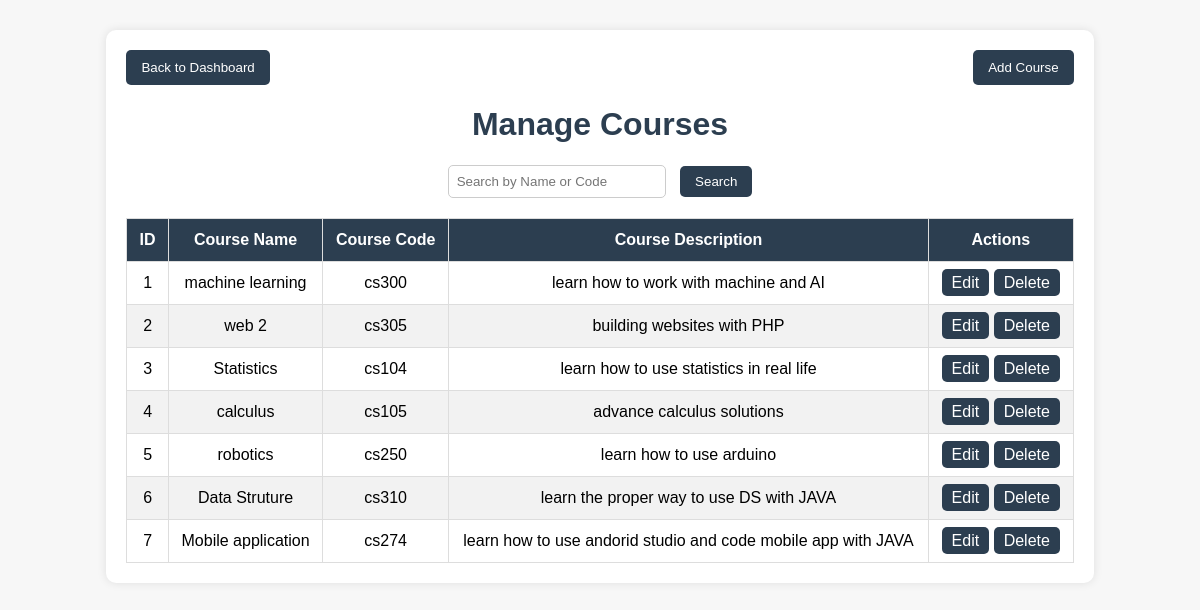
/admin/courses_logic_admin/manage_courses.php (signed in), run on the app's committed database.
### tables this page shows
CREATE TABLE `courses` (
  `id` int(11) NOT NULL,
  `course_name` varchar(255) NOT NULL,
  `course_code` varchar(20) NOT NULL,
  `course_description` text DEFAULT NULL
);

### admin/courses_logic_admin/manage_courses.php (the view, shortened to what this page needs)
<?php
include('../../includes/db.php');
$search_query = "";
if (isset($_GET['search']) && !empty($_GET['search'])) {
    $search_query = $_GET['search'];
    $stmt = $conn->prepare("SELECT * FROM courses WHERE course_name LIKE ? OR course_code LIKE ?");
    $search_term = "%$search_query%";
    $stmt->bind_param("ss", $search_term, $search_term);
} else {
    $stmt = $conn->prepare("SELECT * FROM courses");
}
$stmt->execute();
$result = $stmt->get_result();
?>
<!DOCTYPE html>
<html lang="en">
<head>
</head>
<body>
    <div class="container">
        <div class="btn-container">
            <a href="../admin_dashboard.php"><button>Back to Dashboard</button></a>
            <a href="add_courses.php"><button>Add Course</button></a>
        </div>
        <h1>Manage Courses</h1>
        <div class="search-form">
            <form method="GET">
                <input type="text" name="search" placeholder="Search by Name or Code" value="<?php echo $search_query; ?>">
                <button type="submit">Search</button>
            </form>
        </div>
        <table>
            <thead>
                <tr>
                    <th>ID</th>
                    <th>Course Name</th>
                    <th>Course Code</th>
                    <th>Course Description</th>
                    <th>Actions</th>
                </tr>
            </thead>
            <tbody>
                <?php while ($course = $result->fetch_assoc()) { ?>
                    <tr>
                        <td><?php echo $course['id']; ?></td>
                        <td><?php echo $course['course_name']; ?></td>
                        <td><?php echo $course['course_code']; ?></td>
                        <td><?php echo $course['course_description']; ?></td>
                        <td class="action-btns">
                            <a href="edit_courses.php?id=<?php echo $course['id']; ?>">Edit</a>
                            <a href="javascript:void(0);" onclick="confirmDelete(<?php echo $course['id']; ?>)">Delete</a>
                        </td>
                    </tr>
                <?php } ?>
            </tbody>
        </table>
    </div>
</body>
</html>

### admin/courses_logic_admin/manage_courses.php (style rules this page uses)
body { font-family: Arial, sans-serif; background-color: #f7f7f7; }
.container { width: 80%; margin: 30px auto; background-color: #fff; padding: 20px; border-radius: 10px; box-shadow: 0 0 10px rgba(0, 0, 0, 0.1); }
h1 { text-align: center; color: #2c3e50; }
.btn-container { display: flex; justify-content: space-between; margin-bottom: 20px; }
button { padding: 10px 15px; background-color: #2c3e50; color: white; border: none; border-radius: 5px; cursor: pointer; }
.search-form { text-align: center; margin-bottom: 20px; }
.search-form input[type="text"] { padding: 8px; width: 200px; margin-right: 10px; border-radius: 5px; border: 1px solid #ccc; }
.search-form button { padding: 8px 15px; background-color: #2c3e50; color: white; border: none; border-radius: 5px; cursor: pointer; }
table { width: 100%; margin-top: 20px; border-collapse: collapse; }
table, th, td { border: 1px solid #ddd; }
th, td { padding: 12px; text-align: center; }
th { background-color: #2c3e50; color: white; }
tr:nth-child(even) { background-color: #f2f2f2; }
.action-btns a { text-decoration: none; padding: 5px 10px; color: white; background-color: #2c3e50; border-radius: 5px; }

### data on the page
courses: id "1", course_name "machine learning", course_code "cs300", course_description "learn how to work with machine and AI"
courses: id "2", course_name "web 2", course_code "cs305", course_description "building websites with PHP"
courses: id "3", course_name "Statistics", course_code "cs104", course_description "learn how to use statistics in real life"
courses: id "4", course_name "calculus", course_code "cs105", course_description "advance calculus solutions"
courses: id "5", course_name "robotics", course_code "cs250", course_description "learn how to use arduino"
courses: id "6", course_name "Data Struture", course_code "cs310", course_description "learn the proper way to use DS with JAVA"
courses: id "7", course_name "Mobile application", course_code "cs274", course_description "learn how to use andorid studio and code mobile app with JAVA"
